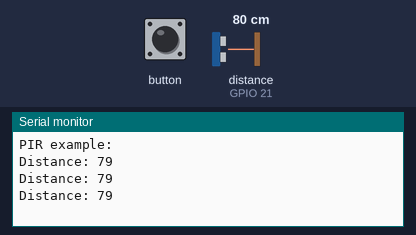
A sketch run on a simulated ESP32. Shown: the last lines printed to the serial monitor. Wiring (inferred from the names in the program): ultrasonic range finder: trigger GPIO 25; echo GPIO 21. Inputs (shaded band) come from the test bench; at power-on: distance to the obstacle (sensor on GPIO 21) 80 cm. The echo pulse lasts 58.3 µs per cm.

Above: at 1.3 s.
1.4 s: distance to the obstacle (sensor on GPIO 21) set to 2 cm
At 1.9 s:
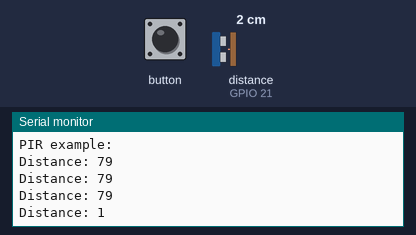
2.9 s: distance to the obstacle (sensor on GPIO 21) set to 4 cm
At 3.4 s:
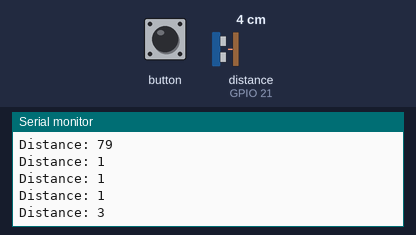
Timing chart, 0 to 5.9 s (numbered marks = the images above; inputs shaded):
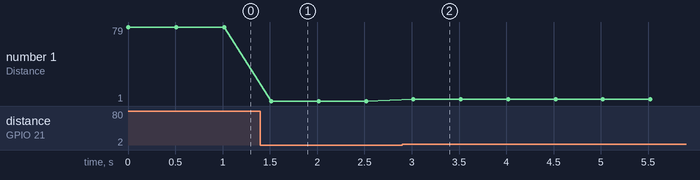

Measured:
- after the input at 1.4 s, the serial monitor: prints a new line after 0.12 s (image 1)
- after the input at 2.9 s, the serial monitor: prints a new line after 0.12 s (image 2)
- plotted number 1: 79 → 1 after the input at 1.4 s, 1 → 3 after the input at 2.9 s

The sketch:

atom_ultrasonic.ino
```cpp
#include "M5Atom.h"

const int trigPin = 25;
const int echoPin = 21;

long duration;
int distance;

void setup() {
  M5.begin();


  Serial.println("PIR example: ");


  pinMode(trigPin, OUTPUT); // Sets the trigPin as an Output
pinMode(echoPin, INPUT); // Sets the echoPin as an Input

  Serial.begin(115200);
}

void loop() {


// Clears the trigPin
digitalWrite(trigPin, LOW);
delayMicroseconds(2);
// Sets the trigPin on HIGH state for 10 micro seconds
digitalWrite(trigPin, HIGH);
delayMicroseconds(10);
digitalWrite(trigPin, LOW);
// Reads the echoPin, returns the sound wave travel time in microseconds
duration = pulseIn(echoPin, HIGH);
// Calculating the distance
distance= duration*0.034/2;
// Prints the distance on the Serial Monitor
Serial.print("Distance: ");
Serial.println(distance);
  delay(500);
  M5.update();
}
```
